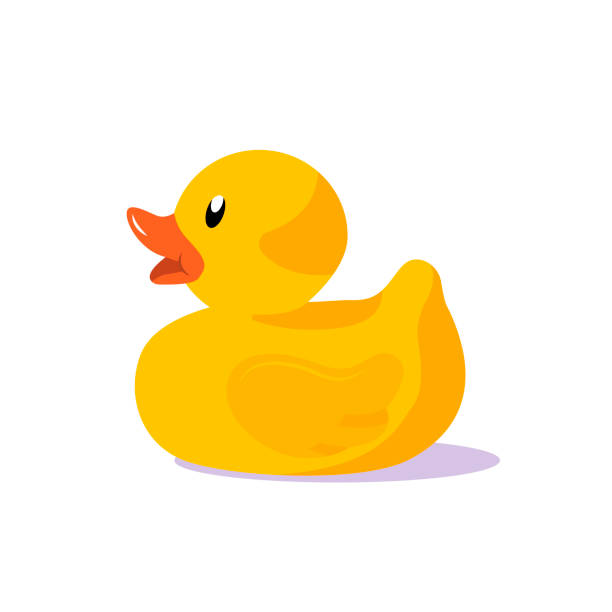
#> input picture DAY02 Edge Detection/duck.jpg, 612 x 612 px, found by its file name
$ jupyter execute --allow-errors Task01_Problems_on_Edge_Detection_and_RGB_Images.ipynb
#> lines starting #> are read from the running program, lines starting #| are printed output that depends on the picture
# Task - 1

## Q1: Create a function to convert RGB to Grey scale image. Use numpy, pytorch, or tf but don't direct available functions.

Hint: Use the formula: Gray = 0.299*R + 0.587*G + 0.114*B for the conversion.

### Soulution :

[cell 1]
from google.colab.patches import cv2_imshow  #so that we can show the image
import cv2

from google.colab import files    # we are importing the file from the device
uploaded = files.upload()
#> the answer given: duck.jpg

image = cv2.imread('duck.jpg')
#> image is the input picture: shape (612, 612, 3); mean B, G, R 203.1, 239.7, 254.1
print( image )        # this will print the matrix of the image
#> (printed output is left out)

cv2_imshow(image)     # this will print the colorful image

gray_image = cv2.cvtColor(image, cv2.COLOR_BGR2GRAY)
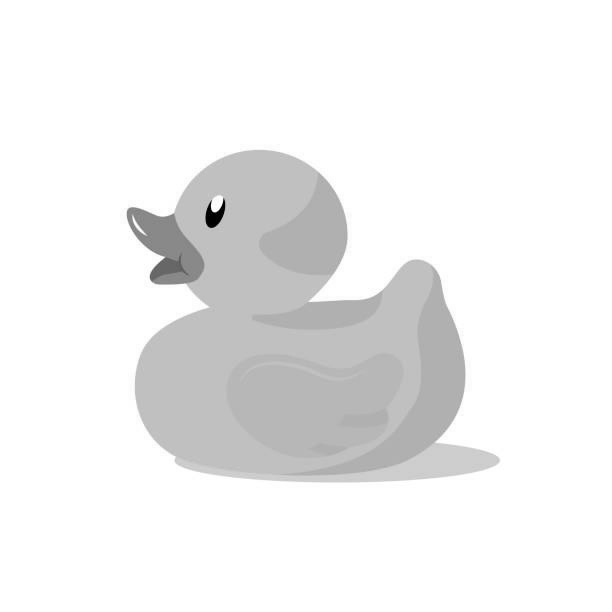
#> gray_image: shape (612, 612); min 0, max 255, mean 239.8
cv2_imshow(gray_image)          # this will print the Grey scale image using functions

## Q2 : Create a function to convolve_image taking image, kernel as input and returned convolved image.

Hint :  Easy Pesy - done in the class.

### Solution :

# Edge Detection

#> (a cell that did not finish here is left out)

#> (a cell that did not finish here is left out)

[cell 4]
image.shape                 # Shape of the kernel
#> Out = (612, 612, 3)

We have to do it on grey scale image instead of colorful image as grey scale image has 1 layer so we can take 2 features like rows and columns

But for colorful image there are 3 layers so then we can put it in 3 features like rows1 , cols1 and layer

#> (a cell that did not finish here is left out)

#> (a cell that did not finish here is left out)

Assigning Output matrix as 0

#> (a cell that did not finish here is left out)

# Now we will Apply the loop

This is the function that is in-built in the CV2 but we have maunally written it to understand the function on a LOW LEVEL

#> (a cell that did not finish here is left out)

#> (a cell that did not finish here is left out)

#> (a cell that did not finish here is left out)

## Q3 : Apply Below Kernels - Note the effects you observe

1. ```
[[0, 0, 0],
 [0, 1, 0],
 [0, 0, 0]]
```

2. ```
[[-1, -1, -1],
 [-1,  8, -1],
 [-1, -1, -1]]
 ```

3. ```
[[-1, 0, 1],
 [-2, 0, 2],
 [-1, 0, 1]]
```

4. ```
 [[-1, -2, -1],
 [0,  0,  0],
 [1,  2,  1]]
 ```

5. ```
 [[ 0, -1,  0],
 [-1,  5, -1],
 [ 0, -1,  0]]
 ```

6. ```
 [[-1, -1, -1],
 [-1,  8, -1],
 [-1, -1, -1]]
 ```
7. ```
[[-2, -1,  0],
 [-1,  1,  1],
 [ 0,  1,  2]]
```

8. ```
[[0.111,	0.111,	0.111]
[0.111,	0.111,	0.111]
[0.111,	0.111,	0.111]]
```

## Solution

AS WE can see we have done COVOLUTIONAL OPERATIONS OF THE IMAGE AND WITH THE HELP OF

[cell 11]
import numpy as np
import cv2
import matplotlib.pyplot as plt

from google.colab.patches import cv2_imshow # Import the cv2_imshow function from google.colab.patches
import cv2

[cell 12]
from google.colab import files    # we are importing the file from the device
uploaded = files.upload()
#> the answer given: duck.jpg

[cell 13]
image = cv2.imread('duck.jpg' , cv2.IMREAD_GRAYSCALE)
#> image: shape (612, 612); min 0, max 255, mean 239.9
cv2_imshow(image)

[cell 14]
A = np.array(
   [[0, 0, 0],
[0, 1, 0],
[0, 0, 0]]
)


output = cv2.filter2D(image, -1, A)

cv2_imshow(output)  # showing the output image
output.shape
#> Out = (612, 612)

[cell 15]
B = np.array([
    [-1, -1, -1],
[-1,  8, -1],
[-1, -1, -1]
])


output = cv2.filter2D(image, -1, B)
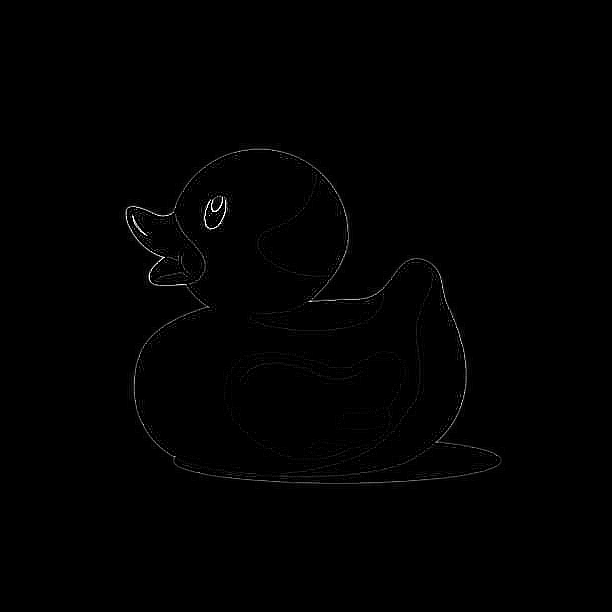
#> output: shape (612, 612); min 0, max 255, mean 1.1

cv2_imshow(output)  # showing the output image
output.shape
#> Out = (612, 612)

[cell 16]
C = np.array(
    [[-1, 0, 1],
[-2, 0, 2],
[-1, 0, 1]])


output = cv2.filter2D(image, -1, C)

cv2_imshow(output)  # showing the output image
output.shape
#> Out = (612, 612)

[cell 17]
D = np.array([
    [-1, -2, -1],
[0,  0,  0],
[1,  2,  1]])


output = cv2.filter2D(image, -1, D)

cv2_imshow(output)  # showing the output image
output.shape
#> Out = (612, 612)

[cell 18]
E = np.array([
  [ 0, -1,  0],
[-1,  5, -1],
[ 0, -1,  0]
])


output = cv2.filter2D(image, -1, E)

cv2_imshow(output)  # showing the output image
output.shape
#> Out = (612, 612)

[cell 19]
F = np.array([
   [-1, -1, -1],
[-1,  8, -1],
[-1, -1, -1]
])


output = cv2.filter2D(image, -1, F)

cv2_imshow(output)  # showing the output image
output.shape
#> Out = (612, 612)

[cell 20]
G = np.array([
   [-2, -1,  0],
[-1,  1,  1],
[ 0,  1,  2]
])


output = cv2.filter2D(image, -1, G)
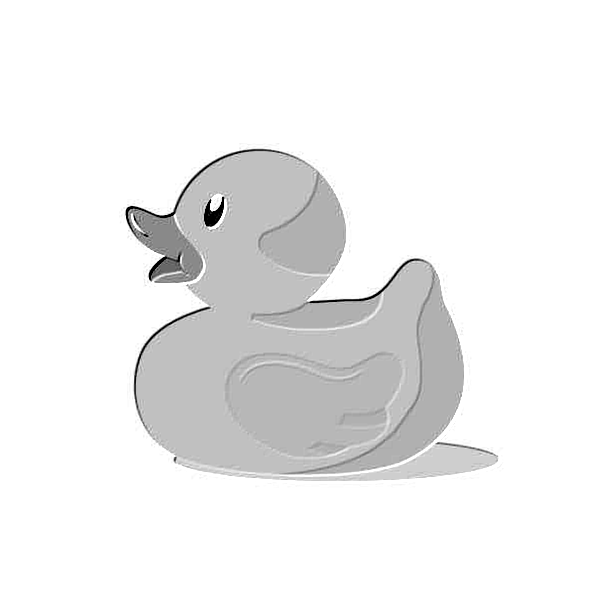
#> output: shape (612, 612); min 0, max 255, mean 239.3

cv2_imshow(output)  # showing the output image
output.shape

[cell 21]
H = np.array([
  [0.111,    0.111,    0.111],
[0.111,    0.111,    0.111],
[0.111,    0.111,    0.111]
])


output = cv2.filter2D(image, -1,H)

cv2_imshow(output)  # showing the output image
output.shape

## Question 4: Image Filtering and Transformation
**Task**: Implement a function to perform image filtering and transformation that includes:

* **Filtering**: Apply a Gaussian blur to the image to reduce noise and smooth the image.
* **Transformation**: Apply a rotation to the image by a specified angle.

Hints:
* For Gaussian blur, you can create a Gaussian kernel and apply it using convolution. https://en.wikipedia.org/wiki/Gaussian_blur
* For rotation, compute the rotation matrix and use cv2.warpAffine. https://theailearner.com/tag/cv2-warpaffine/

### Solution :

Applying the Gaussian Blur

[cell 22]
gaussian_blur_kernel = (1/256) * np.array([
   [1,4,6,4,1],
   [4,16,24,16,4],                                 # we have applied the gaussian Blur to the applied image
   [6,24,36,24,6],
   [4,16,24,16,4],
   [1,4,6,4,1]])


output = cv2.filter2D(image, -1, gaussian_blur_kernel)

cv2_imshow(output)  # showing the output image
output.shape
